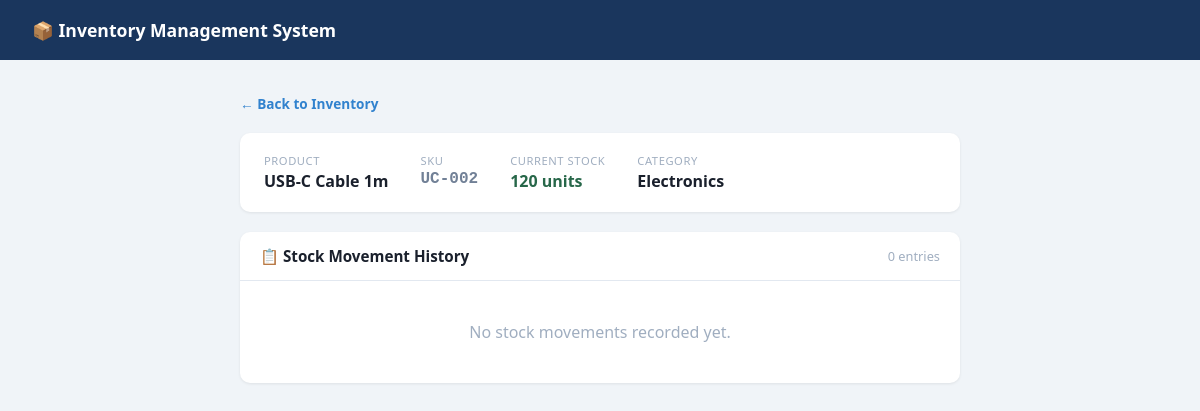
Page /movements/2 on the committed database.
### tables this page shows
CREATE TABLE products (
            id INTEGER PRIMARY KEY AUTOINCREMENT,
            name TEXT NOT NULL,
            sku TEXT UNIQUE NOT NULL,
            category TEXT NOT NULL,
            quantity INTEGER DEFAULT 0,
            unit_price REAL DEFAULT 0.0,
            supplier TEXT,
            location TEXT,
            low_stock_threshold INTEGER DEFAULT 10,
            created_at TIMESTAMP DEFAULT CURRENT_TIMESTAMP,
            updated_at TIMESTAMP DEFAULT CURRENT_TIMESTAMP
        );

### app.py (the view)
@app.route("/movements/<int:pid>")
def movements(pid):
    conn = get_db()
    product = conn.execute("SELECT * FROM products WHERE id=?", (pid,)).fetchone()
    logs    = conn.execute("""
        SELECT * FROM stock_movements WHERE product_id=? ORDER BY created_at DESC
    """, (pid,)).fetchall()
    conn.close()
    return render_template("movements.html", product=product, logs=logs)

### app.py (called while the page is built)
def get_db():
    conn = sqlite3.connect(DB)
    conn.row_factory = sqlite3.Row
    return conn

### templates/movements.html (shortened to what this page needs)
<!DOCTYPE html>
<html lang="en">
<head>
</head>
<body>
<div class="navbar"><h1>📦 Inventory Management System</h1></div>
<div class="container">
  <a href="/" class="back">← Back to Inventory</a>
  <div class="product-info">
    <div class="info-item">
      <div class="info-label">Product</div>
      <div class="info-val">{{ product.name }}</div>
    </div>
    <div class="info-item">
      <div class="info-label">SKU</div>
      <div class="info-val" style="font-family:monospace; color:#718096">{{ product.sku }}</div>
    </div>
    <div class="info-item">
      <div class="info-label">Current Stock</div>
      <div class="info-val" style="color:#276749">{{ product.quantity }} units</div>
    </div>
    <div class="info-item">
      <div class="info-label">Category</div>
      <div class="info-val">{{ product.category }}</div>
    </div>
  </div>
  <div class="card">
    <div class="card-header">
      <span class="card-title">📋 Stock Movement History</span>
      <span style="font-size:0.8rem; color:#a0aec0">{{ logs|length }} entries</span>
    </div>
    {% if logs %}
    <table>
      <thead>
        <tr><th>Type</th><th>Quantity</th><th>Note</th><th>Date & Time</th></tr>
      </thead>
      <tbody>
        {% for log in logs %}
        <tr>
          <td>
            {% if log.type == 'IN' %}
            <span class="badge-in">▲ IN</span>
            {% else %}
            <span class="badge-out">▼ OUT</span>
            {% endif %}
          </td>
          <td style="font-weight:700">
            {% if log.type == 'IN' %}
            <span style="color:#276749">+{{ log.quantity }}</span>
            {% else %}
            <span style="color:#c53030">-{{ log.quantity }}</span>
            {% endif %}
          </td>
          <td style="color:#718096">{{ log.note or '—' }}</td>
          <td style="color:#a0aec0; font-size:0.82rem">{{ log.created_at }}</td>
        </tr>
        {% endfor %}
      </tbody>
    </table>
    {% else %}
    <div class="empty">No stock movements recorded yet.</div>
    {% endif %}
  </div>
</div>
</body>
</html>

### templates/movements.html (style rules this page uses)
* { box-sizing: border-box; margin: 0; padding: 0; }
body { font-family: system-ui, sans-serif; background: #f0f4f8; color: #1a202c; }
.navbar { background: #1a365d; color: #fff; padding: 0 32px; height: 60px; display: flex; align-items: center; }
.navbar h1 { font-size: 1.1rem; font-weight: 700; }
.container { max-width: 760px; margin: 32px auto; padding: 0 20px; }
.back { display: inline-flex; align-items: center; gap: 6px; color: #3182ce; text-decoration: none; font-size: 0.85rem; margin-bottom: 20px; font-weight: 600; }
.product-info { background: #fff; border-radius: 10px; padding: 20px 24px; margin-bottom: 20px; box-shadow: 0 1px 3px rgba(0,0,0,0.08); display: flex; gap: 32px; flex-wrap: wrap; }
.info-item .info-label { font-size: 0.7rem; color: #a0aec0; text-transform: uppercase; letter-spacing: 0.05em; }
.info-item .info-val { font-size: 1rem; font-weight: 700; margin-top: 2px; }
.card { background: #fff; border-radius: 10px; box-shadow: 0 1px 3px rgba(0,0,0,0.08); overflow: hidden; }
.card-header { padding: 14px 20px; border-bottom: 1px solid #e2e8f0; display: flex; align-items: center; justify-content: space-between; }
.card-title { font-weight: 700; font-size: 0.95rem; }
.empty { text-align: center; padding: 40px; color: #a0aec0; }

### rows in the picture
products: name "USB-C Cable 1m", sku "UC-002", quantity "120", category "Electronics"

### other values in the picture
{{ logs|length }} "0"
